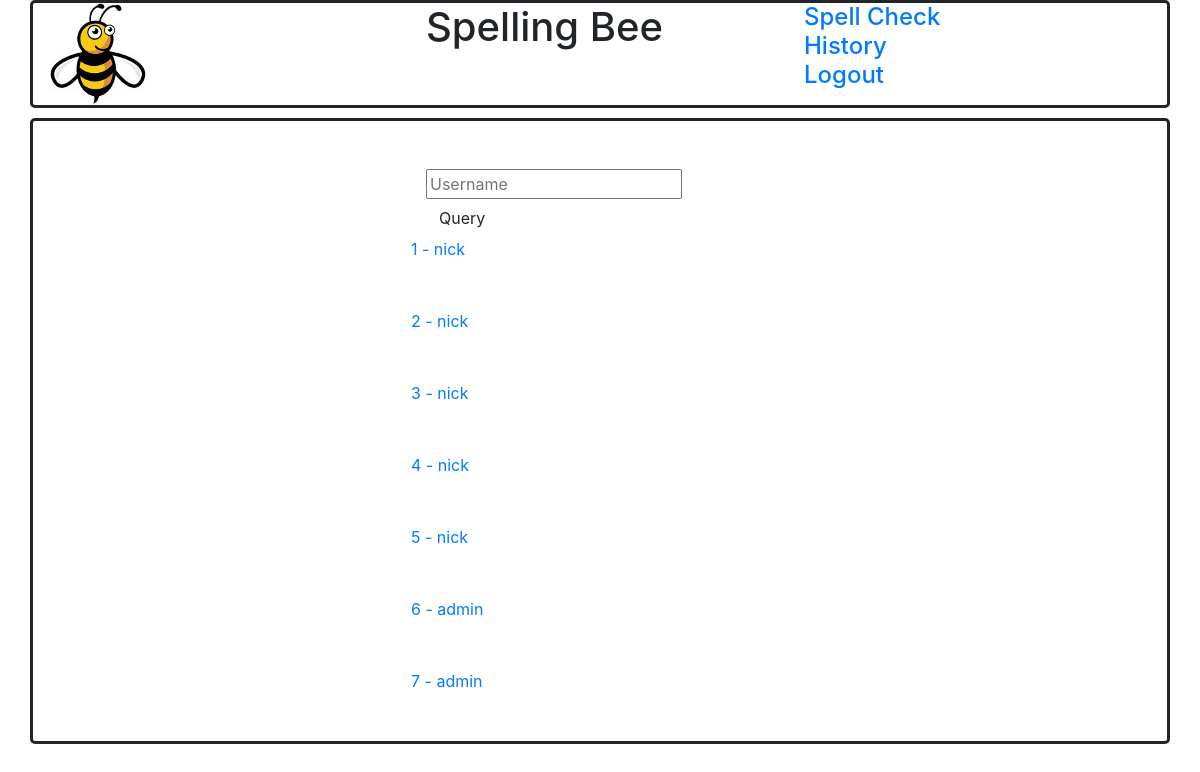
Before: /admin/history (signed in) with the older database file.
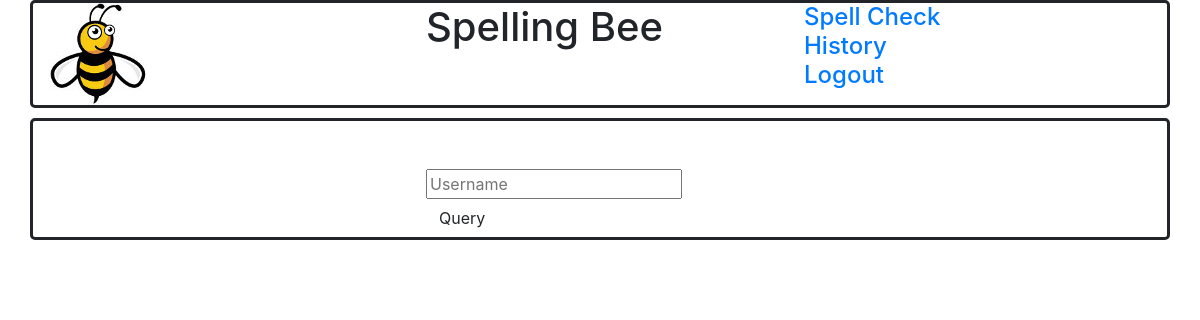
After: the same page with the newer database file.
### dbsetup.py (models this page shows)
class Spell(db.Model):
    __tablename__ = 'results'
    username = db.Column(db.String(64), nullable=False)
    id = db.Column(db.Integer, primary_key=True)
    subtext = db.Column(db.Text, nullable=False)
    restext = db.Column(db.Text, nullable=False)
    user_id = db.Column(db.Integer, db.ForeignKey('user.id'))
    user = db.relationship(User)

### app.py (the view)
    @app.route('/<username>/history' , methods=['POST', 'GET'])
    def query_history(username):
        loggedin=False
        admin=False
        if username == session['username']:
            loggedin = True
            if session['username'] == 'admin':
                admin=True
                if request.method == 'POST':
                    bleached_query = bleach.clean(request.form['userquery'])
                    history = db.session.query(Spell).filter_by(username=bleached_query).all()
                else: history = db.session.query(Spell).all()
                return render_template('history.html', history=history, loggedin=loggedin, username=session['username'], admin=admin)
            history = db.session.query(Spell).filter_by(username=username).all()
            return render_template('history.html', history=history, loggedin=loggedin, username=session['username'], admin=admin)

### templates/history.html (shortened to what this page needs)
{% extends "base.html" %}
{% block content %}
<div class="container" style="background-color: d6d6d6; border-style: solid; border-radius: 5px;">
    <div class="row">
        <br><br>
    </div>
  <div class="row">
    <div class="col-md-4">
    </div>
    <div class="col-md-4">
        {% if admin %}
        <form action="" method="post">
            <input id="userquery" type="text" placeholder="Username" name="userquery" value="{{ request.form.userquery }}">
            <br>
            <input class="btn btn-default" type="submit" value="Query">
        </form>
        {% endif %}
        {% for q in history %}
        <div class = 'row' id="query{{q.id}} ">
            <a href={{ url_for('query', username=q.username, id=q.id) }}>  {{q.id}}    -    {{q.username}}</a>
        </div>
        <br><br>
        {% endfor %}
    </div>
    <div class="col-md-4">
    </div>
  </div>
</div>
{% endblock %}

### templates/base.html (shortened to what this page needs)
<!DOCTYPE html>
<html>
    <head>
        <link rel="stylesheet" href="{{ url_for('static', filename='style.css') }}" type="text/css">
    </head>
    <body>
      <header>
            <div class="container" width="100%" style="background-color: d6d6d6; margin-bottom: 10px; border-style: solid; border-radius: 5px;">
                <div class="row">
                    <div class="col-md-4">
                            <a href="/#">    <img src="/static/bee.jpg"></a>
                    </div>
                    <div class="col-md-4" text-center>
                    <h1>Spelling Bee</h1>
                    </div>
                    <div class="col-md-4">
                            <h4>
                            {% if loggedin %}
                            <a href="/spell_check">Spell Check</a><br>
                            <a href={{ url_for('query_history', username=username) }}>History</a><br>
                            <a href="/logout">Logout</a><br>
                            {% endif %}
                            </h4>
                    </div>
                </div>
            </div>
      </header>
      {% block content %}{% endblock %}
    </body>
</html>

Changed rows visible on the page:
removed Spell: id "1", username "nick"
removed Spell: id "2", username "nick"
removed Spell: id "3", username "nick"
removed Spell: id "4", username "nick"
removed Spell: id "5", username "nick"
removed Spell: id "6", username "admin"
removed Spell: id "7", username "admin"
